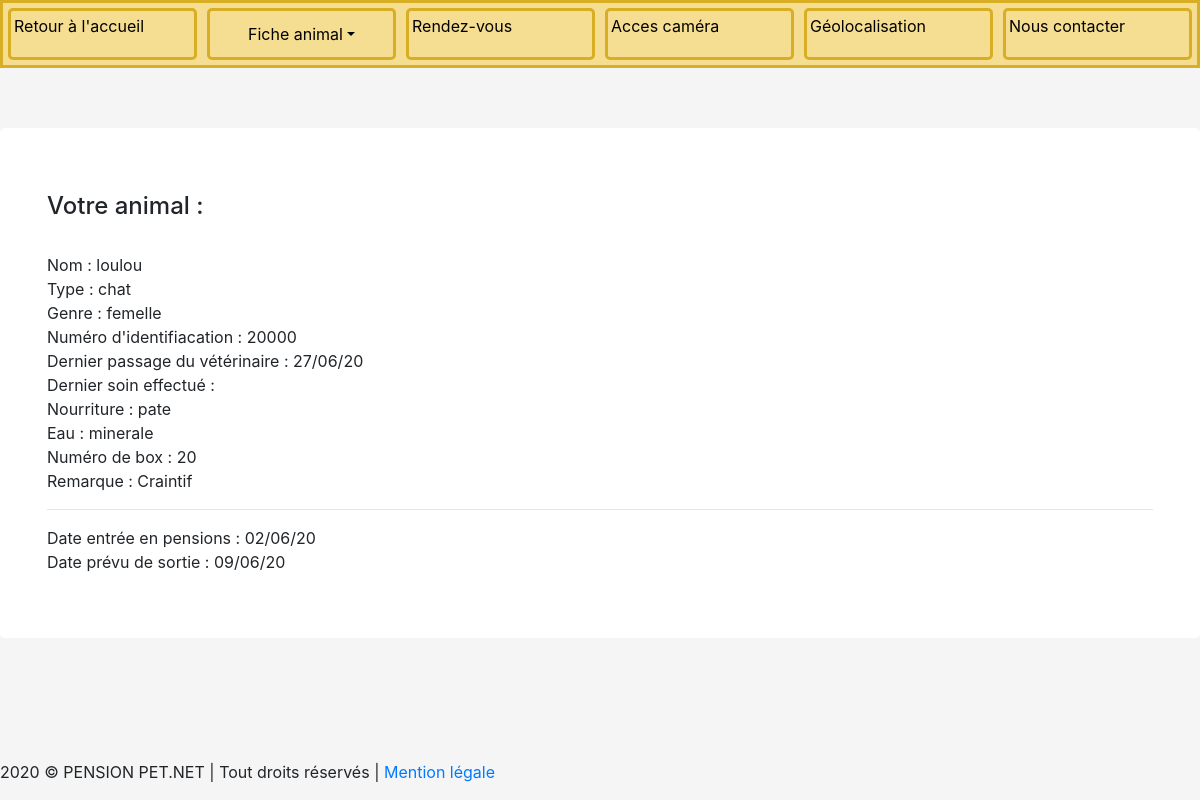
The page /vue/fiche_animal.php?nom=loulou (signed in) on the database its author committed.
### tables this page shows
CREATE TABLE `pet` (
  `id_pet` int(11) NOT NULL,
  `name_pet` varchar(255) NOT NULL,
  `genre` varchar(255) NOT NULL,
  `type` varchar(255) NOT NULL,
  `identification` varchar(255) NOT NULL,
  `veterinaire` date DEFAULT NULL,
  `soins` varchar(255) DEFAULT NULL,
  `nourriture` varchar(255) NOT NULL,
  `eau` varchar(255) NOT NULL,
  `box` varchar(255) NOT NULL,
  `remarque` longtext,
  `date_entree` date DEFAULT NULL,
  `date_sortie` date DEFAULT NULL,
  `gps_longitude` float NOT NULL,
  `gps_latitude` float NOT NULL,
  `created_by` varchar(255) NOT NULL,
  `created_at` date NOT NULL,
  `updated_by` varchar(255) NOT NULL,
  `updated_at` date NOT NULL,
  `user_id_user` int(11) NOT NULL
);

### model/manager/PetManager.php (called while the page is built, shortened)
<?php
class PetManager{
    private $_db;
    public function set_db()
    {
        $this->_db =new PDO('mysql:host=localhost;dbname=pet_net;charset=utf8','lauhu','stagiaire '); ;
        return $this;
    }
    public function selectOnePet($id_user,$name_pet):array
    {
        $req=$this->_db->prepare('SELECT * FROM pet WHERE user_id_user = :id_user AND name_pet = :name_pet ');
        $req->bindValue(':id_user',$id_user);
        $req->bindValue(':name_pet',$name_pet);
        $req->execute();
        $data=$req->fetchAll(PDO::FETCH_ASSOC);
        return $data;
    }
}

### model/class/classPet.php (called while the page is built, shortened)
<?php
Class Pet{
    private $_name_pet;
    private $_genre;
    private $_type;
    private $_identification;
    private $_veterinaire;
    private $_nourriture;
    private $_eau;
    private $_box;
    private $_remarque;
    private $_entree;
    private $_sortie;
    public function get_name_pet()
    {
        return $this->_name_pet;
    }
    public function set_name_pet($_name_pet)
    {
        $this->_name_pet = $_name_pet;
        return $this;
    }
    public function get_genre()
    {
        return $this->_genre;
    }
    public function set_genre($_genre)
    {
        $this->_genre = $_genre;
        return $this;
    }
    public function get_type()
    {
        return $this->_type;
    }
    public function set_type($_type)
    {
        $this->_type = $_type;
        return $this;
    }
    public function get_identification()
    {
        return $this->_identification;
    }
    public function set_identification($_identification)
    {
        $this->_identification = $_identification;
        return $this;
    }
    public function get_veterinaire():DateTimeInterface
    {
        return new DateTimeImmutable($this->_veterinaire);
    }
    public function get_nourriture()
    {
        return $this->_nourriture;
    }
    public function set_nourriture($_nourriture)
    {
        $this->_nourriture = $_nourriture;
        return $this;
    }
    public function get_eau()
    {
        return $this->_eau;
    }
    public function set_eau($_eau)
    {
        $this->_eau = $_eau;
        return $this;
    }
    public function get_box()
    {
        return $this->_box;
    }
    public function set_box($_box)
    {
        $this->_box = $_box;
        return $this;
    }
    public function get_remarque()
    {
        return $this->_remarque;
    }
    public function set_remarque($_remarque)
    {
        $this->_remarque = $_remarque;
        return $this;
    }
    public function get_entree():DateTimeInterface
    {
        return new DateTimeImmutable($this->_entree);
    }
    public function set_entree($_entree)
    {
        $this->_entree = $_entree;
        return $this;
    }
    public function get_sortie():DateTimeInterface
    {
        return new DateTimeImmutable($this->_sortie);
    }
    public function set_sortie($_sortie)
    {
        $this->_sortie = $_sortie;
        return $this;
    }
    public function set_id_pet($_id_pet)
    {
        return $this;
    }
    public function set_gps_longitude($_gps_longitude)
    {
        return $this;
    }
    public function set_gps_latitude($_gps_latitude)
    {
        return $this;
    }
}

### vue/fiche_animal.php (the view, shortened to what this page needs)
<?php
$id=$_SESSION['id'];
require '../model/manager/PetManager.php';
require '../model/class/classPet.php';
$name_pet=$_GET['nom'];
$animal=new PetManager();
$animals=$animal->selectOnePet($id,$name_pet);
$Oneanimal=new Pet($animals);
?>
<div class="jumbotron">
    <div class="container">
        <h4>Votre animal :</h4><br>
        Nom : <?=$Oneanimal-> get_name_pet(); ?> <br>
        Type : <?=$Oneanimal->get_type(); ?><br>
        Genre : <?=$Oneanimal->get_genre(); ?><br>
        Numéro d'identifiacation : <?=$Oneanimal->get_identification(); ?> <br>
        Dernier passage du vétérinaire : <?=$Oneanimal->get_veterinaire()->format('d/m/y'); ?><br>
        Dernier soin effectué : <?=$Oneanimal->get_soins(); ?><br>
        Nourriture : <?=$Oneanimal->get_nourriture(); ?><br>
        Eau : <?=$Oneanimal->get_eau(); ?><br>
        Numéro de box : <?=$Oneanimal->get_box(); ?><br>
        Remarque : <?=$Oneanimal->get_remarque(); ?><br>
        <hr>
        Date entrée en pensions : <?=$Oneanimal->get_entree()->format('d/m/y'); ?><br>
        Date prévu de sortie : <?=$Oneanimal->get_sortie()->format('d/m/y'); ?><br>
    </div>
</div>
<?php $content=ob_get_clean();
require '../templates/bases.php';

### public/css.css (style rules this page uses)
body { background-color: whitesmoke; }
.jumbotron { margin-top: 5%; background-color: white; }

### rows shown on the page
pet: name_pet "loulou", type "chat", genre "femelle", identification "20000", veterinaire "27/06/20", nourriture "pate", eau "minerale", box "20", remarque "Craintif", date_entree "02/06/20", date_sortie "09/06/20"

### other values the page prints
$accueil "Retour à l'accueil"
